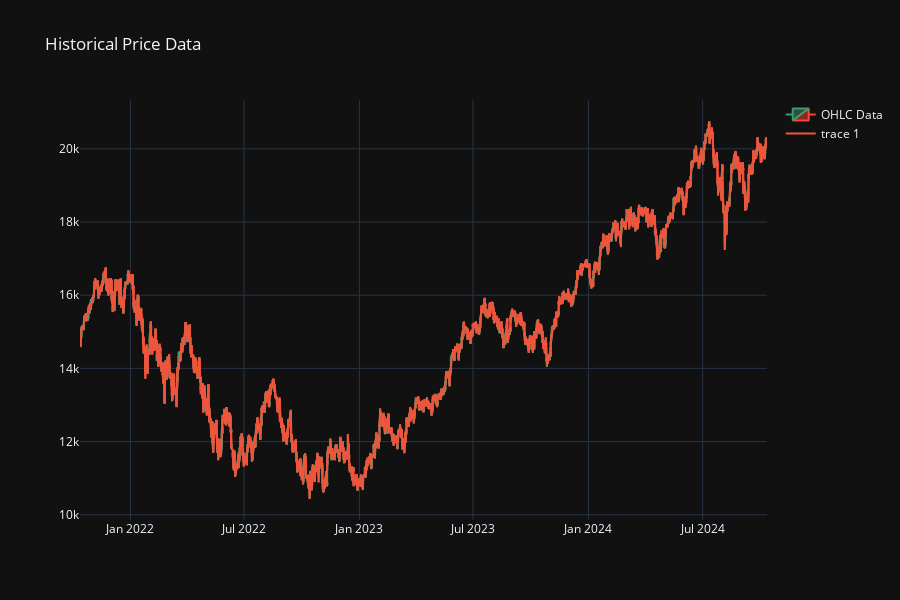

Notebook code cell kept with this figure:
### Code cell
fig = create_price_fig(ohlc_h1)
fig.add_trace(go.Scatter(x=min_max_df2['time'], y=min_max_df2['value'], mode="lines"))

fig.show()

### Figure 1 — Plotly figure (JSON) as saved in the notebook; plotly's stock layout.template omitted (floating-point values rounded to 4 significant figures; data arrays with more than 128 entries replaced by an {"elided": "..."} marker saying what was removed)
{"data": [{"close": {"elided": "17739 float values"}, "high": {"elided": "17739 float values"}, "low": {"elided": "17739 float values"}, "name": "OHLC Data", "open": {"elided": "17739 float values"}, "x": {"elided": "17739 str values"}, "type": "candlestick"}, {"mode": "lines", "x": {"elided": "1154 str values"}, "y": {"elided": "1154 float values"}, "type": "scatter"}], "layout": {"height": 600, "title": {"text": "Historical Price Data"}, "xaxis": {"rangeslider": {"visible": false}}}}
